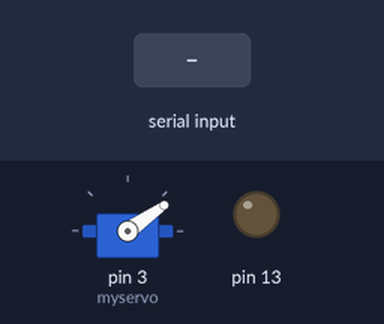
The sketch below on a simulated Arduino Uno, built with avr-gcc and run on an emulated ATmega328P. Shown: servo, output pins drawn as LEDs (lit = HIGH). The test bench sets the inputs (shaded band).

Above: at 1.2 s.
1.3 s: "CLOSE" received over Serial
At 2.9 s:
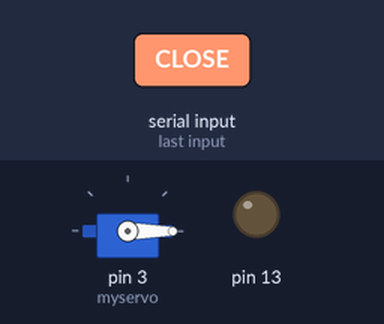
3.8 s: "1\n" received over Serial
At 5.7 s:
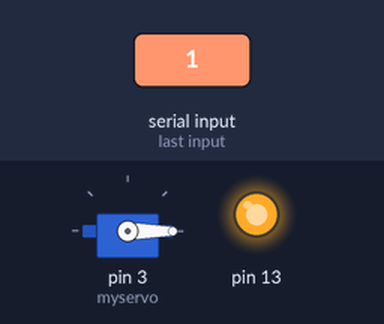
6.3 s: "OPEN" received over Serial
At 7.7 s:
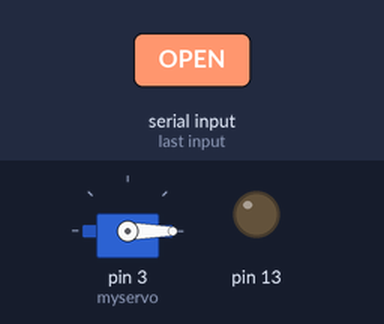
8.8 s: "1,90\n" received over Serial
At 10.9 s:
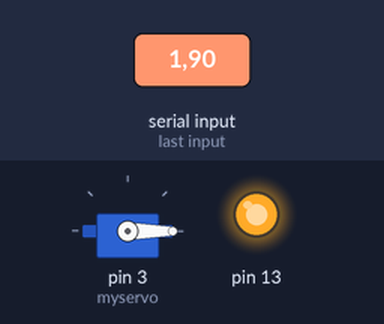
Timing chart, 0 to 12.3 s (numbered marks = the images above; inputs shaded):
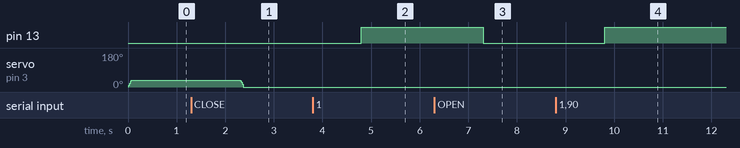

Measured:
- after the input at 1.3 s, servo on pin 3 (myservo): 35° → 0° after 1.0 s
- after the input at 3.8 s, pin 13: LOW → HIGH after 1.0 s
- after the input at 6.3 s, pin 13: HIGH → LOW after 1.0 s
- after the input at 8.8 s, pin 13: LOW → HIGH after 1.0 s

The sketch:

pump.ino
```cpp
#include <Servo.h>

Servo myservo;

String state = "CLOSE";
int pos = 0;
int a = 35;
int best = 35;


void setup() {
  // put your setup code here, to run once:
  myservo.attach(3);
  Serial.begin(9600);
  pinMode(13,OUTPUT);
  digitalWrite(13,LOW);
  //Serial.println("Angle: "+angle);
  roll(a);
  //Serial.println("Done");
}

void loop() {
  // put your main code here, to run repeatedly:

  while(Serial.available()){
    String s = Serial.readString();
    //Serial.print("Data recived: ");
    //Serial.println(s);
    if(s.substring(0,1).toInt() == 0){
      state = "CLOSE";
    }else{
      if(s.substring(0,1).toInt() == 1){
        state = "OPEN";
      }
    }
    a = s.substring(1).toInt();
    //Serial.println(a);
    //Serial.print("Data recived: ");
    //Serial.print(a);
    //Serial.println(s.substring(0,1).toInt());


  }

  if(state == "CLOSE"){
    digitalWrite(13,LOW);
  }else{
    if(state == "OPEN"){
    digitalWrite(13,HIGH);
    }
  }

  if(a > 45){
    a = 45;
    //Serial.println(a);
  }
  roll(a);
  //Serial.print("State:");
  //Serial.println(state);
  //delay(1000);

}


void roll(int t){
  if(t > pos){
    while(t > pos){
      pos = pos + 1;
      myservo.write(pos);
     // Serial.print("Pos: ");
      //Serial.println(pos);
      //Serial.print("Target: ");
      //Serial.println(t);
      //Serial.print("State: ");
      //Serial.println(state);
      delay(2);
    }
  }else{
    while(t < pos){
      pos = pos - 1;
      myservo.write(pos);
      //Serial.print("Pos: ");
      //Serial.println(pos);
      //Serial.print("Target: ");
      //Serial.println(t);
      //Serial.print("State: ");
      //Serial.println(state);
      delay(2);
    }
  }

}
```
